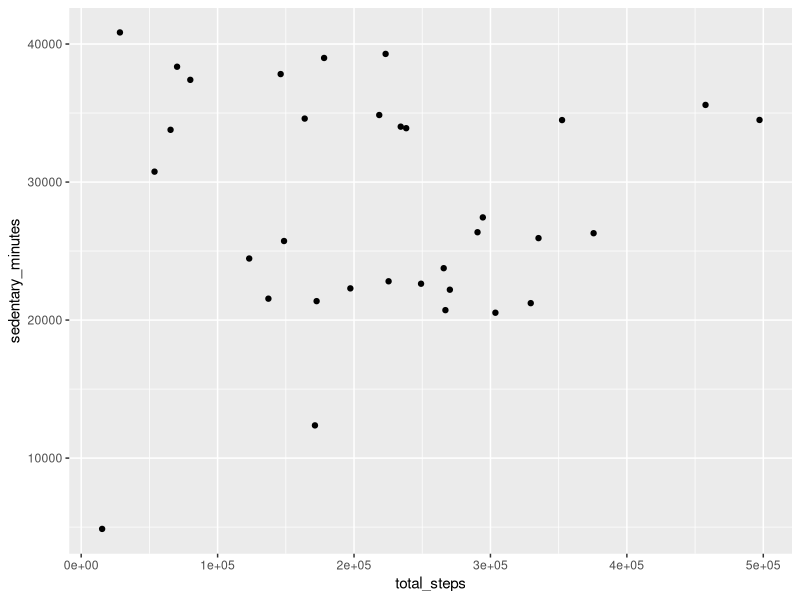
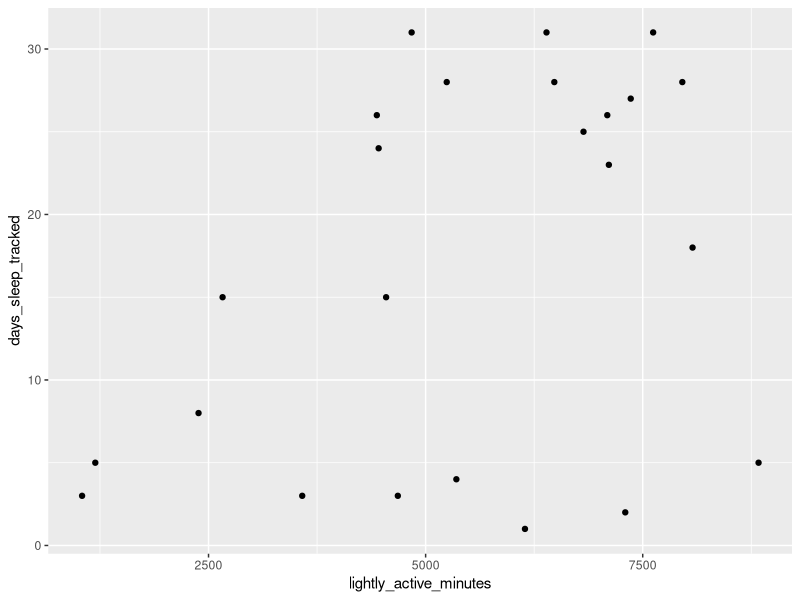

Reproduce these figures in R, in order.
## ---- chunk 1
knitr::opts_chunk$set(echo = TRUE)
## ---- chunk 2
install.packages("tidyverse")
install.packages("readr")
library(tidyverse)
library(readr)
library(ggplot2)

daily_activity_summed_grouped <- read_csv("daily_activity_summed_grouped_2.csv")
weight_auto_manual_log <- read_csv("weight_auto_manual_log.csv")
intensities_vs_sleep_days <- read_csv("intensities_vs_sleep_days.csv")
total_steps_vs_total_sleep <- read_csv("total_steps_vs_total_sleep.csv")

ggplot(data = daily_activity_summed_grouped) +
  geom_point(mapping = aes(x = total_steps, y = sedentary_minutes))
## ---- chunk 3
ggplot(data = intensities_vs_sleep_days) +
  geom_point(mapping = aes(x = lightly_active_minutes, y = days_sleep_tracked))
## ---- chunk 4
as_tibble(weight_auto_manual_log)
